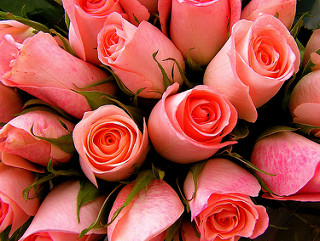
#> input picture MP2/roses.jpg, 320 x 241 px
$ python correlate.py
#> lines starting #> are read from the running program, lines starting #| are printed output that depends on the picture
import skimage.io as io
import numpy as np
import scipy.signal as sig
import matplotlib.pyplot as plt

from skimage.color import rgb2gray


# %% Correlation function and Gaussean kernel
# Assumes that the image is already vectorized.
def MyCCorrelation_201630945_201632096(image, kernel, boundary_condition):
    valid_conditions = ['fill', 'valid', 'symm']
    # Boundary condition must be valid.
    if boundary_condition not in valid_conditions:
        raise Exception('The boundary condition isn\'t valid (must be \'fill\', \'valid\' or \'symm\').')
    # Default padding fill value assigned as 0.
    fill = 0
    # Transforms the image and kernel into a Numpy array to avoid index issues.
    img = np.asarray(image)
    ker = np.asarray(kernel)
    # Imagen M x N, mask m x n.
    M, N = np.size(img, 0), np.size(img, 1)
    m, n = np.size(ker, 0), np.size(ker, 1)
    # Result is the same size as the image.
    CCorrelation = np.zeros([M, N])
    a, b = int((m - 1) / 2), int((n - 1) / 2)
    # To better understand these iterations, they are thought as if the matrix was on a cartesian map where
    # the y axis is pointing down instead of up, therefore, y and x axis are the rows and columns, respectively.
    # The indexes j and i are used to loop through what would be the overlapped mask over the image. They are
    # also used to loop through the mask's weights by rescaling the index with respect to the current (x,y) pixel.
    for y in range(M):
        for x in range(N):
            s = 0
            j = y - a
            while j < y + a + 1:
                i = x - b
                while i < x + b + 1:
                    # 'Valid' boundary condition will skip over any pixel
                    # if the mask's boundaries leave the image's boundary.
                    if boundary_condition == 'valid' and (j < 0 or j >= M or i < 0 or i >= N):
                        s = img[y, x]
                        j = y + a
                        break
                    # If the mask's boundaries leave the image's boundary,
                    # it multiplies the assigned fill by the mask's weight.
                    elif boundary_condition == 'fill' and (j < 0 or j >= M or i < 0 or i >= N):
                        s += fill * ker[j - y + a, i - x + b]

                    # Now, these following conditions covers both the symmetric padding case and the regular
                    # case where the mask's boundary doesn't leave the image's boundary.
                    elif j < 0:
                        if boundary_condition == 'symm':
                            if i <= 0:
                                s += img[0, 0] * ker[j - y + a, i - x + b]
                            elif i >= N - 1:
                                s += img[0, N - 1] * ker[j - y + a, i - x + b]
                            else:
                                s += img[0, i] * ker[j - y + a, i - x + b]
                    elif j >= M:
                        if boundary_condition == 'symm':
                            if i <= 0:
                                s += img[M - 1, 0] * ker[j - y + a, i - x + b]
                            elif i >= N - 1:
                                s += img[M - 1, N - 1] * ker[j - y + a, i - x + b]
                            else:
                                s += img[M - 1, i] * ker[j - y + a, i - x + b]
                    else:
                        if i < 0:
                            if boundary_condition == 'symm':
                                s += img[j, 0] * ker[j - y + a, i - x + b]
                        elif i >= N:
                            if boundary_condition == 'symm':
                                s += img[j, N - 1] * ker[j - y + a, i - x + b]
                        else:
                            # This is the regular clase mentioned above.
                            s += img[j, i] * ker[j - y + a, i - x + b]
                    i += 1
                j += 1
            CCorrelation[y, x] = s
    return CCorrelation


def gaussian_kernel(size, sigma):
    size = int(size) // 2
    x, y = np.mgrid[-size:size + 1, -size:size + 1]
    normal = 1 / (2.0 * np.pi * sigma ** 2)
    g = np.exp(-((x ** 2 + y ** 2) / (2.0 * sigma ** 2))) * normal
    return g


# %% Processing of the roses image.
# The respective kernels for the laboratory.
base_kernels = [
    np.ones([3, 3]),
    np.ones([3, 3]) / 9,
    np.asarray([[-1, 0, 1], [-2, 0, 2], [-1, 0, 1]]),
    np.asarray([[1, 2, 1], [0, 0, 0], [-1, -2, -1]])
]
roses = io.imread('roses.jpg')
#> roses is the input picture: shape (241, 320, 3); mean R, G, B 173.6, 80.2, 71.3
roses_gry = rgb2gray(roses)
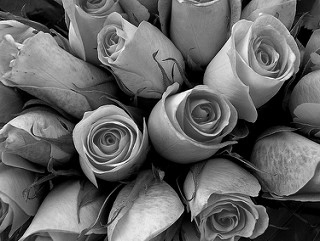
#> roses_gry: shape (241, 320) float64; min 0, max 0.999, mean 0.39
# Second kernel, the average kernel.
roses_ker = base_kernels[3]
roses_res = MyCCorrelation_201630945_201632096(roses_gry, roses_ker, 'symm')
#> in MyCCorrelation_201630945_201632096, `M, N = np.size(img, 0), np.size(img, 1)`: M = 241; N = 320
#> after the loop in MyCCorrelation_201630945_201632096, `for y in range(M):`:
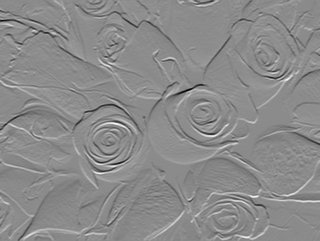
#> CCorrelation: shape (241, 320) float64; min -3.91, max 3.25, mean 0.00259; drawn with min black and max white
# The method returns the image with added boundary, therefore it must be removed.
roses_res_2 = sig.correlate2d(roses_gry, roses_ker, boundary='symm')[1:-1, 1:-1]
err = np.mean(np.power(roses_res - roses_res_2, 2)) * 100
#> err = 0
print(f'El error cuadrático medio es de {err}%.')
#| El error cuadrático medio es de 0.0%.

# %% Visualization of the results.
fig, axes = plt.subplots(1, 2)
fig.suptitle('Imagen original y resultado de cross-correlación con el kernel 3d')
axes[0].set_title('Original', fontsize=10)
axes[0].imshow(roses_gry, cmap='gray')
axes[0].axis('off')
axes[1].set_title('Kernel 3d (symmetric boundary)', fontsize=10)
axes[1].imshow(roses_res, cmap='gray')
axes[1].axis('off')
fig.show()
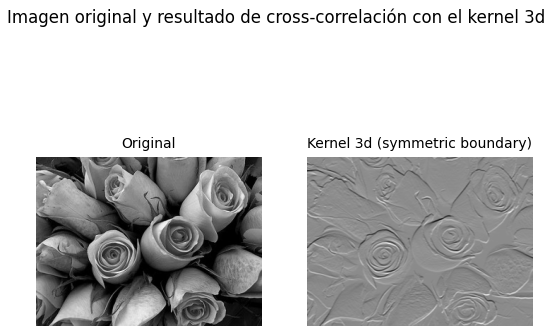
#> figure drawn by matplotlib, 2 panels
fig.savefig('roses_sample.png')
# input('Press enter to continue...')

# %% Testing additional kernels.
fig, axes = plt.subplots(1, 3)
fig.suptitle('Imagen original y resultado de cross-correlación con dos kernels')
roses_kern_a = MyCCorrelation_201630945_201632096(roses_gry, base_kernels[0], 'fill')
#> call 2 of MyCCorrelation_201630945_201632096, with kernel = array of shape (3, 3), boundary_condition = 'fill'
#> in MyCCorrelation_201630945_201632096 (call 2), `ker = np.asarray(kernel)`: ker = [[1, 1, 1], [1, 1, 1], [1, 1, 1]]
#> in MyCCorrelation_201630945_201632096 (call 2), `m, n = np.size(ker, 0), np.size(ker, 1)`: m = 3
#> in MyCCorrelation_201630945_201632096 (call 2), `a, b = int((m - 1) / 2), int((n - 1) / 2)`: a = 1
#> after the loop in MyCCorrelation_201630945_201632096 (call 2), `for y in range(M):`:
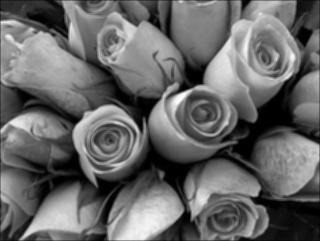
#> CCorrelation: shape (241, 320) float64; min 0, max 8.56, mean 3.49; drawn with min black and max white
roses_kern_b = MyCCorrelation_201630945_201632096(roses_gry, base_kernels[1], 'fill')
print(f'Nivel de gris promedio de la imagen con kernel 3a: {np.sum(roses_kern_a) / np.size(roses_kern_a)}.')
#| Nivel de gris promedio de la imagen con kernel 3a: 3.491244645289236.
print(f'Nivel de gris promedio de la imagen con kernel 3b: {np.sum(roses_kern_b) / np.size(roses_kern_b)}.')
#| Nivel de gris promedio de la imagen con kernel 3b: 0.38791607169880404.
axes[0].set_title('Original')
axes[0].imshow(roses_gry, cmap='gray')
axes[0].axis('off')
axes[1].set_title('Kernel 3a')
axes[1].imshow(roses_kern_a, cmap='gray')
axes[1].axis('off')
axes[2].set_title('Kernel 3b')
axes[2].imshow(roses_kern_b, cmap='gray')  # Already previously calculated.
axes[2].axis('off')
fig.show()
fig.savefig('roses_kernels.png')
# input('Press enter to continue...')

# %% Gaussian Kernel
fig, axes = plt.subplots(1, 2)
gauss_kernel = gaussian_kernel(5, 1)
roses_gauss = MyCCorrelation_201630945_201632096(roses_gry, gauss_kernel, 'fill')
fig.suptitle('Imagenes resultado de cross-correlación con kernel 3b y Gaussiano')
axes[0].set_title('Kernel 3b (promedio)')
axes[0].imshow(roses_kern_b, cmap='gray')
axes[0].axis('off')
axes[1].set_title('Kernel Gaussiano')
axes[1].imshow(roses_gauss, cmap='gray')
axes[1].axis('off')
fig.show()
fig.savefig('roses_3b_gauss.png')
# input('Press enter to continue...')

# %% Gaussian kernels with fixed size and variable sigma.
sigma_values = [1, 4, 10]
fig, axes = plt.subplots(1, 3)
fig.suptitle('Imagenes resultado de la cross-correlación con distintos kernels Gaussianos')
for ind, i in enumerate(sigma_values):
    gauss_kernel = gaussian_kernel(9, i)
    roses_gauss = MyCCorrelation_201630945_201632096(roses_gry, gauss_kernel, 'fill')
    axes[ind].set_title(r'Kernel Gaussiano $\sigma = $ ' + str(i), fontsize='small')
    axes[ind].imshow(roses_gauss, cmap='gray')
    axes[ind].axis('off')
#> this loop made 3 passes
#> pass 2, `roses_gauss = MyCCorrelation_201630945_201632096(roses_gry, gauss_kern..`:
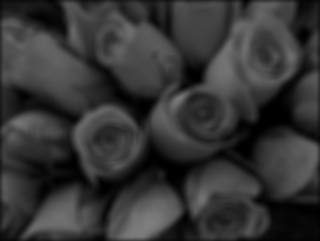
#> roses_gauss: shape (241, 320) float64; min 4.14e-06, max 0.493, mean 0.211
#> pass 3, `roses_gauss = MyCCorrelation_201630945_201632096(roses_gry, gauss_kern..`:
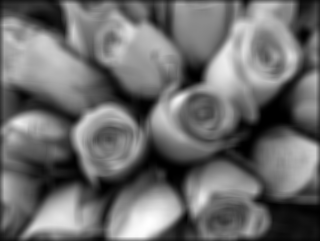
#> roses_gauss: shape (241, 320) float64; min 1.53e-06, max 0.108, mean 0.0463; drawn with min black and max white
fig.show()
fig.savefig('gaussian_roses_fixed_size.png')

# %% Gaussian kernels with fixed size and variable sigma.
size_values = [3, 5, 11]
fig, axes = plt.subplots(1, 3)
fig.suptitle('Imagenes resultado de la cross-correlación con distintos kernels Gaussianos')
for ind, i in enumerate(size_values):
    gauss_kernel = gaussian_kernel(i, 5)
    roses_gauss = MyCCorrelation_201630945_201632096(roses_gry, gauss_kernel, 'fill')
    axes[ind].set_title('Kernel Gaussiano ' + str(i) + r'$\times$' + str(i), fontsize='small')
    axes[ind].imshow(roses_gauss, cmap='gray')
    axes[ind].axis('off')
#> this loop made 3 passes
#> pass 2, `roses_gauss = MyCCorrelation_201630945_201632096(roses_gry, gauss_kern..`:
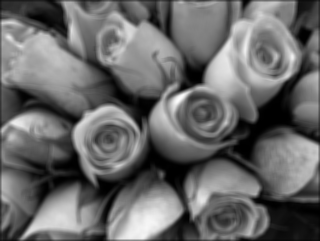
#> roses_gauss: shape (241, 320) float64; min 0, max 0.138, mean 0.0569; drawn with min black and max white
fig.show()
fig.savefig('gaussian_roses_fixed_sigma.png')

$ run again, with MP2/noisy1.jpg copied over MP2/roses.jpg
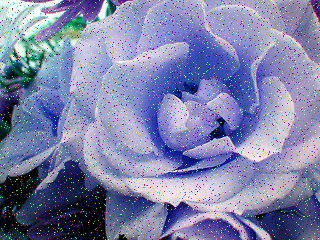
#> input picture MP2/noisy1.jpg, 320 x 240 px
#> roses is the input picture: shape (240, 320, 3); mean R, G, B 125.9, 129.5, 169.6
#> M = 240; N = 320
#> after the loop in MyCCorrelation_201630945_201632096, `for y in range(M):`:
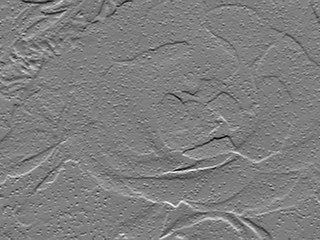
#> CCorrelation: shape (240, 320) float64; min -3.02, max 3.07, mean 0.0092; drawn with min black and max white
#> err = 0
#| El error cuadrático medio es de 0.0%.
#| Nivel de gris promedio de la imagen con kernel 3a: 4.625041103027981.
#| Nivel de gris promedio de la imagen con kernel 3b: 0.513893455891998.
#> the loop `for ind, i in enumerate(sigma_values):` made 3 passes
#> pass 3, `roses_gauss = MyCCorrelation_201630945_201632096(roses_gry, gauss_kern..`:
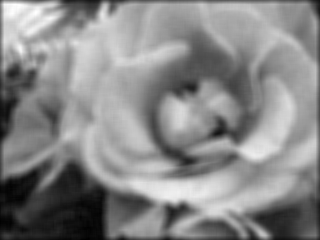
#> roses_gauss: shape (240, 320) float64; min 0.00109, max 0.114, mean 0.0614; drawn with min black and max white
